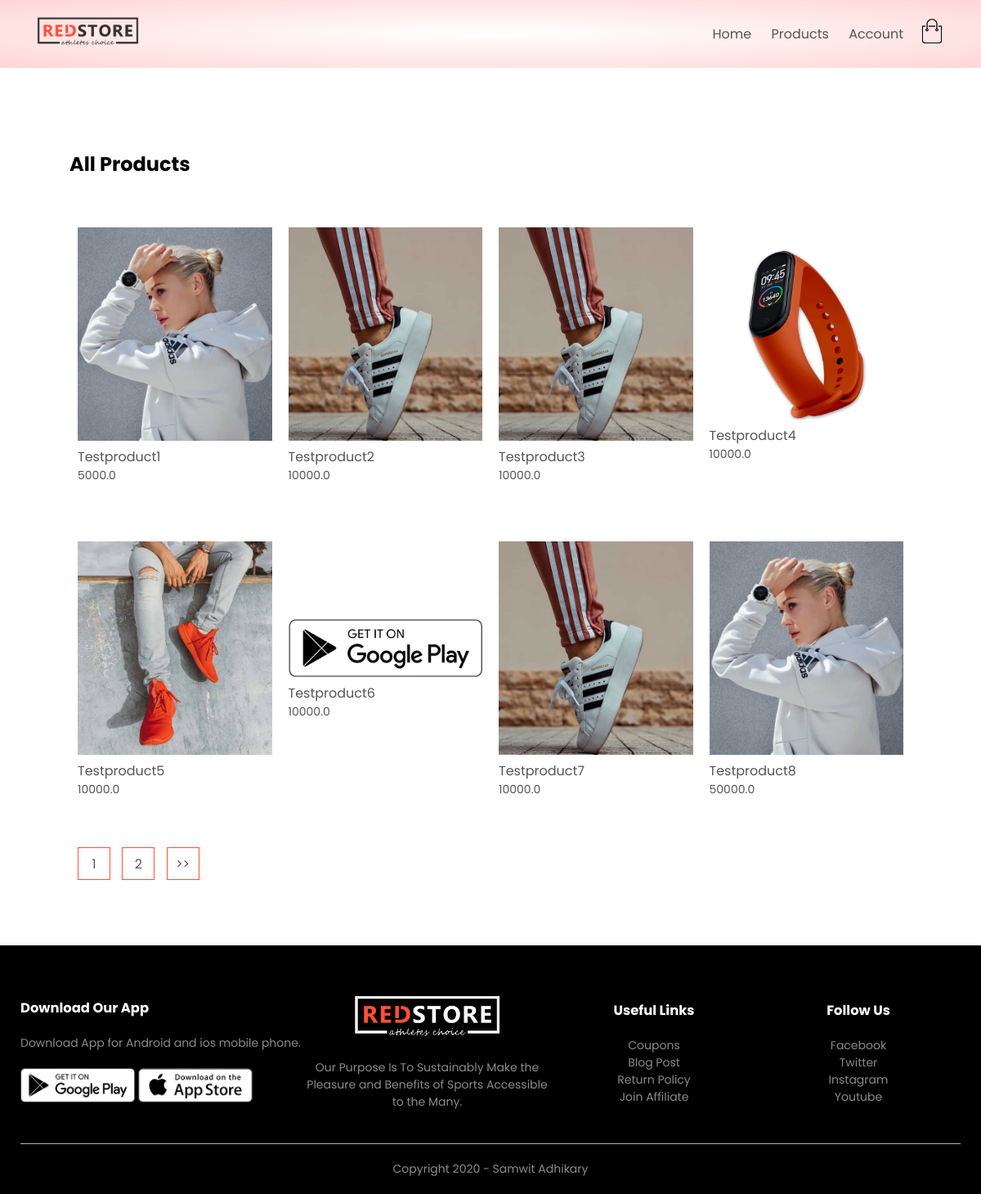
The app's page /product_list with its own data.
### products/models.py (models this page shows, shortened)
class Product(models.Model):
    LIVE=1
    DELETE=0
    DELETE_CHOICES=((LIVE,'Live'),(DELETE,'Delete'))
    title=models.CharField(max_length=200)
    price=models.FloatField()
    description=models.TextField()
    image=models.ImageField(upload_to='media/')
    priority=models.IntegerField(default=0)
    delete_status=models.IntegerField(choices=DELETE_CHOICES,default=LIVE)
    created_at=models.DateTimeField(auto_now_add=True)
    updated_at=models.DateTimeField(auto_now=True)

### products/views.py (the view)
# urls.py: path('product_list',views.list_products,name='list_product'),
def list_products(request):
    page=1
    if request.GET:
        page=request.GET.get('page',1)
    product_list=Product.objects.order_by('priority')
    product_paginator=Paginator(product_list,8)
    product_list=product_paginator.get_page(page)
    context={'products':product_list}
    return render(request,'products.html',context)

### products/templatetags/chunks.py (called while the page is built)
@register.filter(name='chunks')
def chunks(list_data,chunk_size):
    chunk=[]
    i=0
    for data in list_data:
        chunk.append(data)
        i=i+1
        if i==chunk_size:
            yield chunk
            i=0
            chunk=[]
    if chunk:
        yield chunk

### templates/products.html
{% extends 'blank_layout.html' %}
{% block content %}
{% include 'products_list.html'  %}
{% endblock content %}

### templates/products_list.html (shortened to what this page needs)
{% load static %}
{% load chunks %}
<div class="small-container">
    <div class="row row-2">
        <h2>All Products</h2>
    </div>
    {% for product_chunks in products|chunks:4  %}
    <div class="row">
        {% for product in product_chunks %}
        <div class="col-4">
            <a href="{% url 'detail_product' product.id %}"><img src="{{ product.image.url }}"></a>
            <h4>{{ product.title }}</h4>
            <p>{{ product.price }}</p>
        </div>
        {% endfor %}
    </div>
    {% endfor %}
    <div class="page-btn">
        {% for i in products.paginator.page_range %}
        <a href="?page={{i}}"><span>{{i}}</span></a>
        {% endfor %}
        {% if products.has_next %}
        <a href="?page={{ products.next_page_number }}"><span>>></span></a>
        {% endif %}
    </div>
</div>

### static/css/style.css (style rules this page uses)
* { margin: 0; padding: 0; box-sizing: border-box; }
body { font-family: 'Poppins', sans-serif; }
a { text-decoration: none; color: #555; }
p { color: #555; }
.row { display: flex; align-items: center; flex-wrap: wrap; justify-content: space-around; }
.small-container { max-width: 1080px; margin: auto; padding-left: 25px; padding-right: 25px; }
.col-4 { flex-basis: 25%; padding: 10px; min-width: 200px; margin-bottom: 50px; transition: transform 0.5s; }
.col-4 img { width: 100%; }
h4 { color: #555; font-weight: normal; }
.col-4 p { font-size: 14px; }
.row-2 { justify-content: space-between; margin: 100px auto 50px; }
.page-btn { margin: 0 auto 80px; }
.page-btn span { display: inline-block; border: 1px solid #ff523b; margin-left: 10px; width: 40px; height: 40px; text-align: center; line-height: 40px; cursor: pointer; }

### records on screen
Product: image (picture), title "Testproduct1", price "5000.0"
Product: image (picture), title "Testproduct2", price "10000.0"
Product: image (picture), title "Testproduct3", price "10000.0"
Product: image (picture), title "Testproduct4", price "10000.0"
Product: image (picture), title "Testproduct5", price "10000.0"
Product: image (picture), title "Testproduct6", price "10000.0"
Product: image (picture), title "Testproduct7", price "10000.0"
Product: image (picture), title "Testproduct8", price "50000.0"

### other values on screen
{{ i }} "1" "2"
